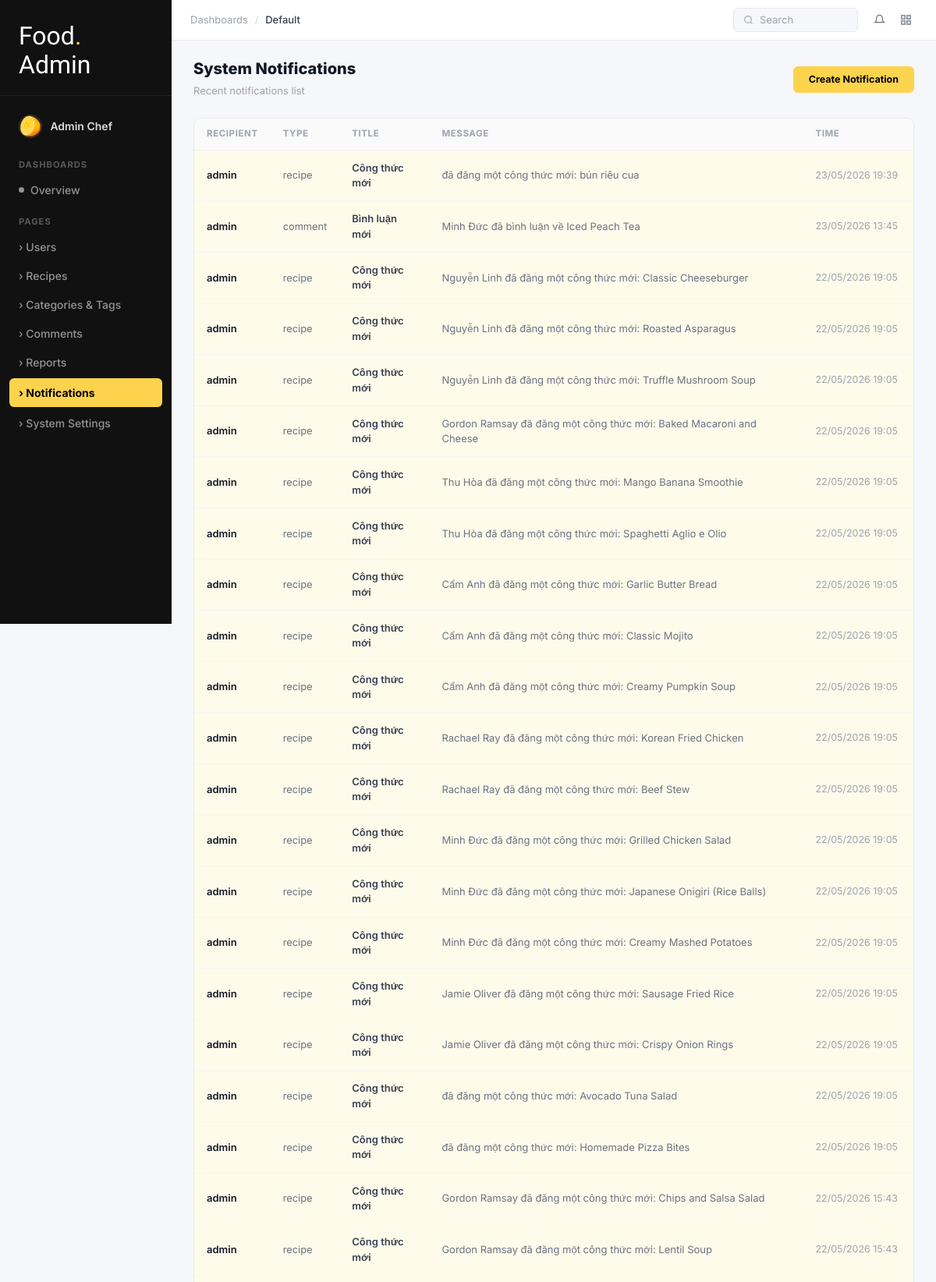
The page /frontend/pages/admin/notifications.php (signed in, upper part) on the database its author committed.
### tables this page shows
CREATE TABLE `notifications` (
  `id` int(11) NOT NULL,
  `user_id` int(11) NOT NULL,
  `type` varchar(50) NOT NULL COMMENT 'e.g., new_comment, new_follower, recipe_liked',
  `title` varchar(200) NOT NULL,
  `message` text DEFAULT NULL,
  `link` varchar(255) DEFAULT NULL,
  `is_read` tinyint(1) DEFAULT 0,
  `created_at` timestamp NOT NULL DEFAULT current_timestamp()
);

### frontend/includes/bootstrap.php (called while the page is built, shortened)
<?php
function current_user()
{
    return isset($_SESSION['user']) ? $_SESSION['user'] : null;
}

### frontend/pages/admin/notifications.php (the view, shortened to what this page needs)
<?php
require_once '../../includes/bootstrap.php';
$admin_id = (int)current_user()['id'];
$query = "SELECT n.id, n.type, n.title, n.message, n.is_read, n.created_at,
                 COALESCE(u.username, 'System') AS recipient_name
          FROM notifications n
          LEFT JOIN users u ON n.user_id = u.id
          WHERE n.user_id = $admin_id OR n.user_id IS NULL
          ORDER BY n.created_at DESC
          LIMIT 100";
$result = $conn->query($query);
$notifs = [];
if ($result) {
    while ($row = $result->fetch_assoc()) {
        $notifs[] = $row;
    }
}
?>
<!DOCTYPE html>
<html lang="en">
<head>
<link rel="stylesheet" href="/smart-recipes/frontend/assets/css/base/variables.css">
<link rel="stylesheet" href="/smart-recipes/frontend/assets/css/base/reset.css">
<link rel="stylesheet" href="/smart-recipes/frontend/assets/css/pages/admin.css">
<link rel="stylesheet" href="/smart-recipes/frontend/assets/css/components/footer.css">
</head>
<body class="adm-body">
<div class="adm-layout">
<?php include '../../includes/admin_sidebar.php'; ?>
<div class="adm-main">
    <header class="adm-topbar">
        <div class="adm-topbar-left"><span>Dashboards</span><span class="adm-topbar-sep">/</span><span class="adm-tb-active">Default</span></div>
        <div class="adm-tb-search"><svg width="13" height="13" fill="none" stroke="currentColor" stroke-width="2" viewBox="0 0 24 24"><circle cx="11" cy="11" r="8"/><path d="m21 21-4.35-4.35"/></svg> Search</div>
        <div class="adm-tb-icons">
            <button class="adm-tb-icon"><svg width="15" height="15" fill="none" stroke="currentColor" stroke-width="2" viewBox="0 0 24 24"><path d="M18 8A6 6 0 0 0 6 8c0 7-3 9-3 9h18s-3-2-3-9"/></svg></button>
            <button class="adm-tb-icon"><svg width="15" height="15" fill="none" stroke="currentColor" stroke-width="2" viewBox="0 0 24 24"><rect x="3" y="3" width="7" height="7"/><rect x="14" y="3" width="7" height="7"/><rect x="14" y="14" width="7" height="7"/><rect x="3" y="14" width="7" height="7"/></svg></button>
        </div>
    </header>
    <div class="adm-content">
        <div class="adm-page-header" style="display:flex; justify-content:space-between; align-items:center;">
            <div>
                <h1 class="adm-page-title">System Notifications</h1>
                <span style="font-size:0.8125rem;color:#9CA3AF;">Recent notifications list</span>
            </div>
            <button class="adm-btn" style="background:#FCD34D;color:#000;border:none;padding:0.6rem 1.25rem;font-weight:700;border-radius:6px;cursor:pointer;" onclick="document.getElementById('createNotifModal').style.display='flex'">Create Notification</button>
        </div>
        <div class="adm-notif-list">
            <table class="adm-table">
                <thead>
                    <tr>
                        <th>RECIPIENT</th>
                        <th>TYPE</th>
                        <th>TITLE</th>
                        <th>MESSAGE</th>
                        <th>TIME</th>
                    </tr>
                </thead>
                <tbody>
                <?php if (empty($notifs)): ?>
                <tr><td colspan="5" style="text-align:center;padding:30px;color:#9CA3AF;">Chưa có thông báo nào.</td></tr>
                <?php else: ?>
                <?php foreach ($notifs as $n): ?>
                <tr style="<?= $n['is_read'] ? '' : 'background:#fffbeb;' ?>">
                    <td style="font-weight:600;color:#111827;"><?= htmlspecialchars($n['recipient_name']) ?></td>
                    <td><span style="font-size:0.8rem;color:#6B7280;"><?= htmlspecialchars($n['type']) ?></span></td>
                    <td style="font-weight:600;color:#374151;"><?= htmlspecialchars($n['title']) ?></td>
                    <td style="font-size:0.8125rem;color:#6B7280;"><?= htmlspecialchars($n['message'] ?? '') ?></td>
                    <td style="color:#9CA3AF;font-size:0.78rem;white-space:nowrap;"><?= date('d/m/Y H:i', strtotime($n['created_at'])) ?></td>
                </tr>
                <?php endforeach; ?>
                <?php endif; ?>
                </tbody>
            </table>
        </div>
    </div>
    <?php include '../../includes/footer.php'; ?>
</body></html>

### frontend/assets/css/base/variables.css (style rules this page uses)
:root { --color-primary: #000000; --color-secondary: #FCD34D; --color-accent: #3B82F6; --color-text: #1F2937; --color-text-light: #6B7280; --color-border: #E5E7EB; --color-bg: #F9FAFB; --color-white: #FFFFFF; --yellow-400: #FCD34D; --yellow-500: #F59E0B; --gray-50: #F9FAFB; --gray-100: #F3F4F6; --gray-200: #E5E7EB; --gray-300: #D1D5DB; --gray-400: #9CA3AF; --gray-600: #4B5563; --gray-700: #374151; --gray-800: #1F2937; --gray-900: #111827; --font-primary: 'Poppins', sans-serif; --font-logo: 'Rammetto One', cursive; --font-display: 'Pacifico', cursive; --text-xs: 0.75rem; --text-sm: 0.875rem; --text-base: 1rem; --text-lg: 1.125rem; --text-xl: 1.25rem; --text-2xl: 1.5rem; --text-3xl: 1.875rem; --text-4xl: 2.25rem; --text-5xl: 3rem; --spacing-1: 0.25rem; --spacing-2: 0.5rem; --spacing-3: 0.75rem; --spacing-4: 1rem; --spacing-6: 1.5rem; --spacing-8: 2rem; --spacing-12: 3rem; --spacing-16: 4rem; --radius-sm: 0.25rem; --radius-md: 0.5rem; --radius-lg: 0.75rem; --radius-xl: 1rem; --radius-full: 9999px; --shadow-sm: 0 1px 2px 0 rgba(0, 0, 0, 0.05); --shadow-md: 0 4px 6px -1px rgba(0, 0, 0, 0.1); --shadow-lg: 0 10px 15px -3px rgba(0, 0, 0, 0.1); --shadow-xl: 0 20px 25px -5px rgba(0, 0, 0, 0.1); --transition-fast: 150ms ease-in-out; --transition-base: 300ms ease-in-out; --transition-slow: 500ms ease-in-out; --container-max: 1280px; --navbar-height: 80px; --z-dropdown: 1000; --z-sticky: 1020; --z-modal: 1050; --z-tooltip: 1070; }

### frontend/assets/css/pages/admin.css (style rules this page uses)
*, *::before, *::after { box-sizing: border-box; }
body.adm-body { margin: 0; padding: 0; font-family: 'Inter', sans-serif; background: #f5f7fa; color: #111827; }
.adm-layout { display: flex; min-height: 100vh; }
.adm-main { flex: 1; display: flex; flex-direction: column; min-width: 0; background: #f5f7fa; }
.adm-topbar { height: 52px; background: white; border-bottom: 1px solid #e8eaed; display: flex; align-items: center; padding: 0 1.5rem; gap: 0.75rem; position: sticky; top: 0; z-index: 50; flex-shrink: 0; }
.adm-topbar-left { display: flex; align-items: center; gap: 0.4rem; font-size: 0.8125rem; color: #9CA3AF; }
.adm-topbar-left .adm-tb-active { color: #374151; font-weight: 500; }
.adm-topbar-sep { color: #D1D5DB; margin: 0 0.15rem; }
.adm-tb-search { display: flex; align-items: center; gap: 0.5rem; background: #f5f7fa; border: 1px solid #E5E7EB; border-radius: 6px; padding: 0.3rem 0.75rem; font-size: 0.8125rem; color: #9CA3AF; min-width: 160px; }
.adm-tb-icons { display: flex; align-items: center; gap: 0.25rem; }
.adm-tb-icon { width: 30px; height: 30px; display: flex; align-items: center; justify-content: center; border-radius: 6px; color: #6B7280; cursor: pointer; transition: background 0.15s; text-decoration: none; background: none; border: none; }
.adm-content { padding: 1.5rem 1.75rem; flex: 1; overflow-y: auto; }
.adm-page-header { display: flex; align-items: flex-start; justify-content: space-between; margin-bottom: 1.5rem; }
.adm-page-title { font-size: 1.25rem; font-weight: 800; color: #111827; margin: 0 0 0.2rem; }
.adm-table { width: 100%; border-collapse: collapse; font-size: 0.8125rem; }
.adm-table th { text-align: left; padding: 0.7rem 1rem; font-size: 0.72rem; font-weight: 700; color: #9CA3AF; text-transform: uppercase; letter-spacing: 0.05em; background: #fafafa; border-bottom: 1px solid #f0f0f0; }
.adm-table td { padding: 0.8rem 1rem; border-bottom: 1px solid #f5f5f5; color: #374151; vertical-align: middle; }
.adm-btn { display: inline-flex; align-items: center; gap: 0.25rem; padding: 0.35rem 0.8rem; border-radius: 6px; font-size: 0.78rem; font-weight: 600; cursor: pointer; border: 1px solid transparent; transition: all 0.15s; font-family: inherit; text-decoration: none; }
.adm-notif-list { background: white; border-radius: 10px; border: 1px solid #e8eaed; overflow: hidden; }

### rows shown on the page
notifications: recipient_name "admin", type "recipe", title "Công thức mới", message "đã đăng một công thức mới: bún riêu cua", created_at "23/05/2026 19:39"
notifications: recipient_name "admin", type "comment", title "Bình luận mới", message "Minh Đức đã bình luận về Iced Peach Tea", created_at "23/05/2026 13:45"
notifications: recipient_name "admin", type "recipe", title "Công thức mới", message "Nguyễn Linh đã đăng một công thức mới: Classic Cheeseburger", created_at "22/05/2026 19:05"
notifications: recipient_name "admin", type "recipe", title "Công thức mới", message "Nguyễn Linh đã đăng một công thức mới: Roasted Asparagus", created_at "22/05/2026 19:05"
notifications: recipient_name "admin", type "recipe", title "Công thức mới", message "Nguyễn Linh đã đăng một công thức mới: Truffle Mushroom Soup", created_at "22/05/2026 19:05"
notifications: recipient_name "admin", type "recipe", title "Công thức mới", message "Gordon Ramsay đã đăng một công thức mới: Baked Macaroni and Cheese", created_at "22/05/2026 19:05"
notifications: recipient_name "admin", type "recipe", title "Công thức mới", message "Thu Hòa đã đăng một công thức mới: Mango Banana Smoothie", created_at "22/05/2026 19:05"
notifications: recipient_name "admin", type "recipe", title "Công thức mới", message "Thu Hòa đã đăng một công thức mới: Spaghetti Aglio e Olio", created_at "22/05/2026 19:05"
notifications: recipient_name "admin", type "recipe", title "Công thức mới", message "Cẩm Anh đã đăng một công thức mới: Garlic Butter Bread", created_at "22/05/2026 19:05"
notifications: recipient_name "admin", type "recipe", title "Công thức mới", message "Cẩm Anh đã đăng một công thức mới: Classic Mojito", created_at "22/05/2026 19:05"
notifications: recipient_name "admin", type "recipe", title "Công thức mới", message "Cẩm Anh đã đăng một công thức mới: Creamy Pumpkin Soup", created_at "22/05/2026 19:05"
notifications: recipient_name "admin", type "recipe", title "Công thức mới", message "Rachael Ray đã đăng một công thức mới: Korean Fried Chicken", created_at "22/05/2026 19:05"
notifications: recipient_name "admin", type "recipe", title "Công thức mới", message "Rachael Ray đã đăng một công thức mới: Beef Stew", created_at "22/05/2026 19:05"
notifications: recipient_name "admin", type "recipe", title "Công thức mới", message "Minh Đức đã đăng một công thức mới: Grilled Chicken Salad", created_at "22/05/2026 19:05"
notifications: recipient_name "admin", type "recipe", title "Công thức mới", message "Minh Đức đã đăng một công thức mới: Japanese Onigiri (Rice Balls)", created_at "22/05/2026 19:05"
notifications: recipient_name "admin", type "recipe", title "Công thức mới", message "Minh Đức đã đăng một công thức mới: Creamy Mashed Potatoes", created_at "22/05/2026 19:05"
notifications: recipient_name "admin", type "recipe", title "Công thức mới", message "Jamie Oliver đã đăng một công thức mới: Sausage Fried Rice", created_at "22/05/2026 19:05"
notifications: recipient_name "admin", type "recipe", title "Công thức mới", message "Jamie Oliver đã đăng một công thức mới: Crispy Onion Rings", created_at "22/05/2026 19:05"
notifications: recipient_name "admin", type "recipe", title "Công thức mới", message "đã đăng một công thức mới: Avocado Tuna Salad", created_at "22/05/2026 19:05"
notifications: recipient_name "admin", type "recipe", title "Công thức mới", message "đã đăng một công thức mới: Homemade Pizza Bites", created_at "22/05/2026 19:05"
notifications: recipient_name "admin", type "recipe", title "Công thức mới", message "Gordon Ramsay đã đăng một công thức mới: Chips and Salsa Salad", created_at "22/05/2026 15:43"
notifications: recipient_name "admin", type "recipe", title "Công thức mới", message "Gordon Ramsay đã đăng một công thức mới: Lentil Soup", created_at "22/05/2026 15:43"

### other values the page prints
$_adm_u['display_name'] "Admin Chef"
